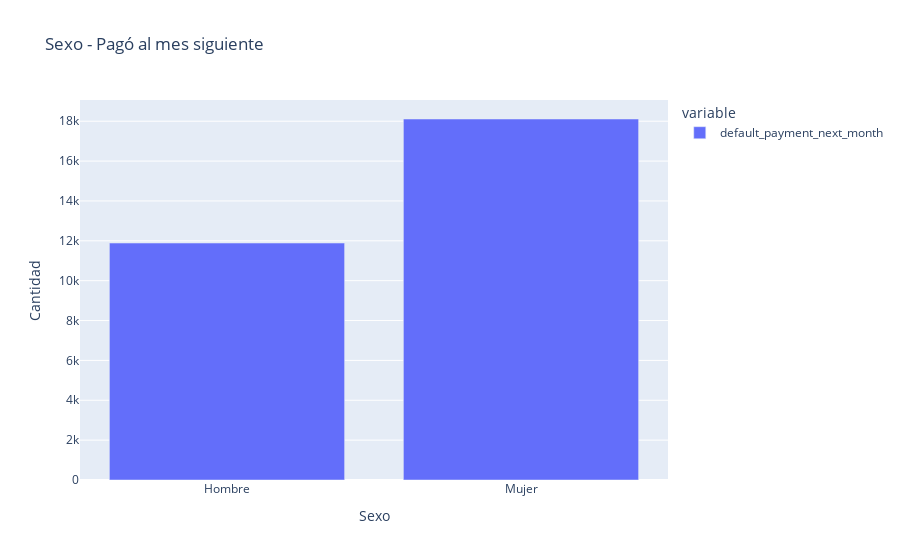

The notebook cell saved with this chart:
### Code cell
px.bar(clean_data[['default_payment_next_month']].groupby(
        clean_data['female']).count().set_index(pd.Index(['Hombre', 'Mujer'])),
        title="Sexo - Pagó al mes siguiente",
        labels={
            'value': 'Cantidad',
            'index': 'Sexo'
    })

### Figure 1 — Plotly figure (JSON) as saved in the notebook; plotly's stock layout.template omitted (floating-point values rounded to 4 significant figures)
{"data": [{"alignmentgroup": "True", "hovertemplate": "variable=default_payment_next_month<br>Sexo=%{x}<br>Cantidad=%{y}<extra></extra>", "legendgroup": "default_payment_next_month", "marker": {"color": "#636efa", "pattern": {"shape": ""}}, "name": "default_payment_next_month", "offsetgroup": "default_payment_next_month", "orientation": "v", "showlegend": true, "textposition": "auto", "type": "bar", "x": ["Hombre", "Mujer"], "xaxis": "x", "y": [11888, 18112], "yaxis": "y"}], "layout": {"barmode": "relative", "legend": {"title": {"text": "variable"}, "tracegroupgap": 0}, "title": {"text": "Sexo - Pagó al mes siguiente"}, "xaxis": {"anchor": "y", "domain": [0, 1], "title": {"text": "Sexo"}}, "yaxis": {"anchor": "x", "domain": [0, 1], "title": {"text": "Cantidad"}}}}
